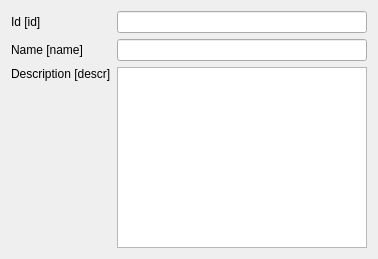
<?xml version="1.0" encoding="UTF-8"?>
<ui version="4.0">
 <class>Dialog</class>
 <widget class="QDialog" name="Dialog">
  <property name="geometry">
   <rect>
    <x>0</x>
    <y>0</y>
    <width>378</width>
    <height>259</height>
   </rect>
  </property>
  <property name="windowTitle">
   <string>Dialog</string>
  </property>
  <layout class="QFormLayout" name="formLayout">
   <item row="0" column="0">
    <widget class="QLabel" name="id_LBL">
     <property name="toolTip">
      <string>Unique feature identifier</string>
     </property>
     <property name="text">
      <string>Id [id]</string>
     </property>
    </widget>
   </item>
   <item row="0" column="1">
    <widget class="QLineEdit" name="id">
     <property name="enabled">
      <bool>true</bool>
     </property>
     <property name="toolTip">
      <string>Unique soil use identifier</string>
     </property>
    </widget>
   </item>
   <item row="1" column="0">
    <widget class="QLabel" name="name_LBL">
     <property name="toolTip">
      <string>The name of the link</string>
     </property>
     <property name="text">
      <string>Name [name]</string>
     </property>
    </widget>
   </item>
   <item row="1" column="1">
    <widget class="QLineEdit" name="name">
     <property name="toolTip">
      <string>The name of the link</string>
     </property>
    </widget>
   </item>
   <item row="2" column="0">
    <widget class="QLabel" name="descr_LBL">
     <property name="text">
      <string>Description [descr]</string>
     </property>
     <property name="alignment">
      <set>Qt::AlignLeading|Qt::AlignLeft|Qt::AlignTop</set>
     </property>
    </widget>
   </item>
   <item row="2" column="1">
    <widget class="QPlainTextEdit" name="descr"/>
   </item>
  </layout>
 </widget>
 <resources/>
 <connections/>
</ui>
